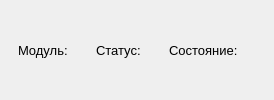
        <widget class="QWidget" name="wgtTouchModuleInfo" native="true">
         <property name="sizePolicy">
          <sizepolicy hsizetype="Preferred" vsizetype="Fixed">
           <horstretch>0</horstretch>
           <verstretch>0</verstretch>
          </sizepolicy>
         </property>
         <property name="minimumSize">
          <size>
           <width>0</width>
           <height>32</height>
          </size>
         </property>
         <property name="styleSheet">
          <string notr="true"/>
         </property>
         <layout class="QHBoxLayout" name="horizontalLayout_45">
          <property name="spacing">
           <number>10</number>
          </property>
          <property name="leftMargin">
           <number>18</number>
          </property>
          <property name="topMargin">
           <number>0</number>
          </property>
          <property name="rightMargin">
           <number>18</number>
          </property>
          <property name="bottomMargin">
           <number>0</number>
          </property>
          <item>
           <layout class="QHBoxLayout" name="horizontalLayout_46">
            <property name="spacing">
             <number>4</number>
            </property>
            <item>
             <widget class="QLabel" name="label_36">
              <property name="sizePolicy">
               <sizepolicy hsizetype="Maximum" vsizetype="Preferred">
                <horstretch>0</horstretch>
                <verstretch>0</verstretch>
               </sizepolicy>
              </property>
              <property name="font">
               <font>
                <pointsize>10</pointsize>
                <weight>50</weight>
                <bold>false</bold>
               </font>
              </property>
              <property name="frameShape">
               <enum>QFrame::NoFrame</enum>
              </property>
              <property name="text">
               <string>Модуль: </string>
              </property>
             </widget>
            </item>
            <item>
             <widget class="QLabel" name="lblTouchModuleName">
              <property name="font">
               <font>
                <pointsize>12</pointsize>
                <weight>75</weight>
                <bold>true</bold>
               </font>
              </property>
              <property name="text">
               <string/>
              </property>
             </widget>
            </item>
           </layout>
          </item>
          <item>
           <layout class="QHBoxLayout" name="horizontalLayout_47">
            <property name="spacing">
             <number>4</number>
            </property>
            <item>
             <widget class="QLabel" name="label_37">
              <property name="sizePolicy">
               <sizepolicy hsizetype="Maximum" vsizetype="Preferred">
                <horstretch>0</horstretch>
                <verstretch>0</verstretch>
               </sizepolicy>
              </property>
              <property name="font">
               <font>
                <pointsize>10</pointsize>
                <weight>50</weight>
                <bold>false</bold>
               </font>
              </property>
              <property name="text">
               <string>Статус: </string>
              </property>
             </widget>
            </item>
            <item>
             <widget class="QLabel" name="lblTouchModuleStatus">
              <property name="font">
               <font>
                <pointsize>12</pointsize>
                <weight>75</weight>
                <bold>true</bold>
               </font>
              </property>
              <property name="text">
               <string/>
              </property>
             </widget>
            </item>
           </layout>
          </item>
          <item>
           <layout class="QHBoxLayout" name="horizontalLayout_48">
            <property name="spacing">
             <number>4</number>
            </property>
            <item>
             <widget class="QLabel" name="label_38">
              <property name="sizePolicy">
               <sizepolicy hsizetype="Maximum" vsizetype="Preferred">
                <horstretch>0</horstretch>
                <verstretch>0</verstretch>
               </sizepolicy>
              </property>
              <property name="font">
               <font>
                <pointsize>10</pointsize>
                <weight>50</weight>
                <bold>false</bold>
               </font>
              </property>
              <property name="text">
               <string>Состояние: </string>
              </property>
             </widget>
            </item>
            <item>
             <widget class="QLabel" name="lblTouchModuleState">
              <property name="font">
               <font>
                <pointsize>12</pointsize>
                <weight>75</weight>
                <bold>true</bold>
               </font>
              </property>
              <property name="text">
               <string/>
              </property>
             </widget>
            </item>
           </layout>
          </item>
         </layout>
        </widget>
